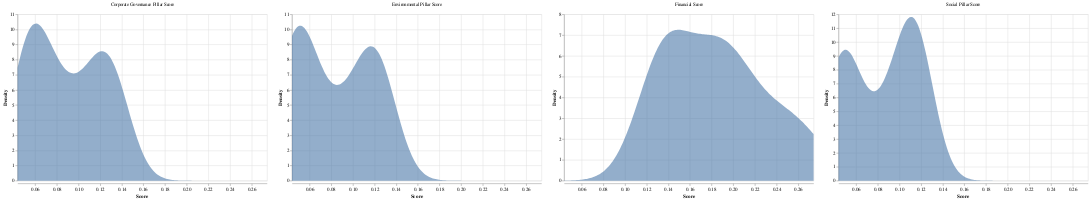

This figure's notebook cell:
### Code cell
# df_company_score_afc = bundle.to_pref_table_wide()
plot_kde_per_criterion_altair(df_company_score_afc, columns=5)  # displays the chart

### Figure 1 — Vega-Lite specification as saved in the notebook (floating-point values rounded to 4 significant figures; data arrays with more than 128 entries replaced by an {"elided": "..."} marker saying what was removed)
{"config": {"view": {"continuousWidth": 300, "continuousHeight": 300}}, "data": {"name": "data-3fce3f43184b6131f3dc0e364687a258"}, "facet": {"field": "criterion", "title": null, "type": "nominal"}, "spec": {"mark": {"type": "area", "opacity": 0.6}, "encoding": {"x": {"field": "value", "scale": {"domain": [0.04374, 0.2742]}, "title": "Score", "type": "quantitative"}, "y": {"field": "density", "title": "Density", "type": "quantitative"}}, "height": 360, "title": "After consensus: KDE by criterion", "transform": [{"density": "value", "extent": [0.04374, 0.2742], "groupby": ["criterion"], "as": ["value", "density"]}], "width": 540}, "columns": 5, "resolve": {"scale": {"x": "shared", "y": "independent"}}, "$schema": "https://vega.github.io/schema/vega-lite/v5.20.1.json", "datasets": {"data-3fce3f43184b6131f3dc0e364687a258": {"elided": "132 records"}}}
